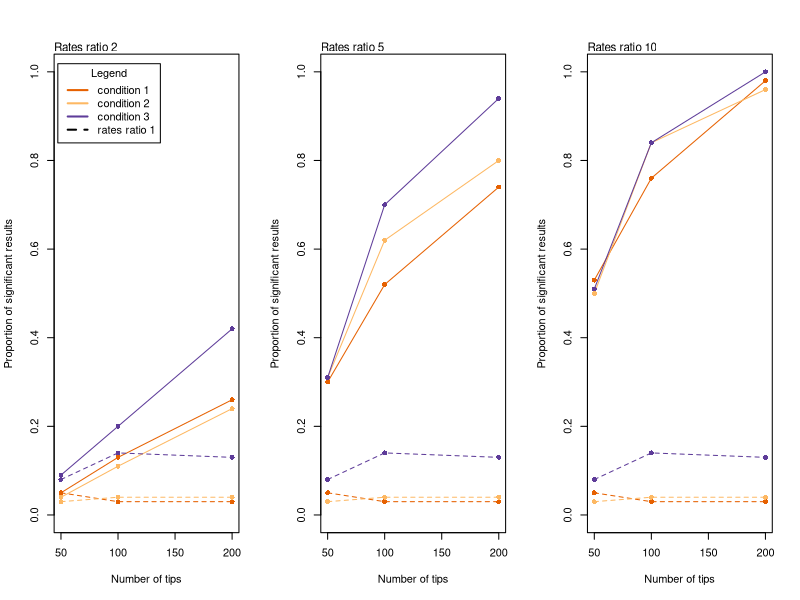

This figure's R source:
# Terrence Sylvester
# pradakshanas@gmail.com
# 3rd February 2022

# read data
dat <- read.csv("../results/power.old.method.csv", as.is = T)
# plot
par(mfrow = c(1,3))
for(i in c(2,5,10)){
  # Fission
  plot(x = NULL,
       y = NULL,
       xlab = "Number of tips",
       ylab = "Proportion of significant results",
       xlim = c(50,200),
       ylim = c(0,1))
  mtext(text = paste("Rates ratio", i),side = 3,adj = 0,
        cex = 0.7)
  # add power lines
  lines(x = dat$tips[dat$cond == 1 & dat$rr == i], y = dat$sigFission[dat$cond == 1 & dat$rr == i],type = "o",col = "#e66101", pch = 16)
  lines(x = dat$tips[dat$cond == 2 & dat$rr == i], y = dat$sigFission[dat$cond == 2 & dat$rr == i],type = "o",col = "#fdb863", pch = 16)
  lines(x = dat$tips[dat$cond == 3 & dat$rr == i], y = dat$sigFission[dat$cond == 3 & dat$rr == i],type = "o",col = "#5e3c99", pch = 16)
  # add fasle positive lines
  lines(x = dat$tips[dat$cond == 1 & dat$rr == 1], y = dat$sigFission[dat$cond == 1 & dat$rr == 1],type = "o",col = "#e66101", pch = 16, lty = 2)
  lines(x = dat$tips[dat$cond == 2 & dat$rr == 1], y = dat$sigFission[dat$cond == 2 & dat$rr == 1],type = "o",col = "#fdb863", pch = 16, lty = 2)
  lines(x = dat$tips[dat$cond == 3 & dat$rr == 1], y = dat$sigFission[dat$cond == 3 & dat$rr == 1],type = "o",col = "#5e3c99", pch = 16, lty = 2)
  if(i == 2){
    # add legend
    legend("topleft",inset=.02,
           legend=c("condition 1",
                    "condition 2",
                    "condition 3",
                    "rates ratio 1"),
           col=c("#e66101" ,"#fdb863" ,"#5e3c99", "black"),
           lty=c(1,1,1,2),
           cex=1,
           lwd = 2,title = "Legend")
  }
}


